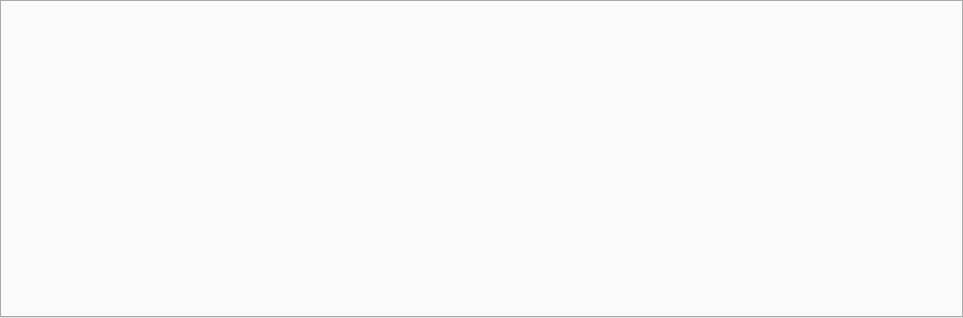
<?xml version="1.0" encoding="UTF-8"?>
<ui version="4.0">
 <class>Home_IpCustomizewid</class>
 <widget class="QWidget" name="Home_IpCustomizewid">
  <property name="geometry">
   <rect>
    <x>0</x>
    <y>0</y>
    <width>963</width>
    <height>318</height>
   </rect>
  </property>
  <property name="windowTitle">
   <string>Form</string>
  </property>
  <layout class="QGridLayout" name="gridLayout">
   <property name="leftMargin">
    <number>0</number>
   </property>
   <property name="topMargin">
    <number>0</number>
   </property>
   <property name="rightMargin">
    <number>0</number>
   </property>
   <property name="bottomMargin">
    <number>0</number>
   </property>
   <property name="spacing">
    <number>0</number>
   </property>
   <item row="0" column="0">
    <widget class="QTabWidget" name="tabWidget">
     <property name="currentIndex">
      <number>-1</number>
     </property>
    </widget>
   </item>
  </layout>
 </widget>
 <resources/>
 <connections/>
</ui>
